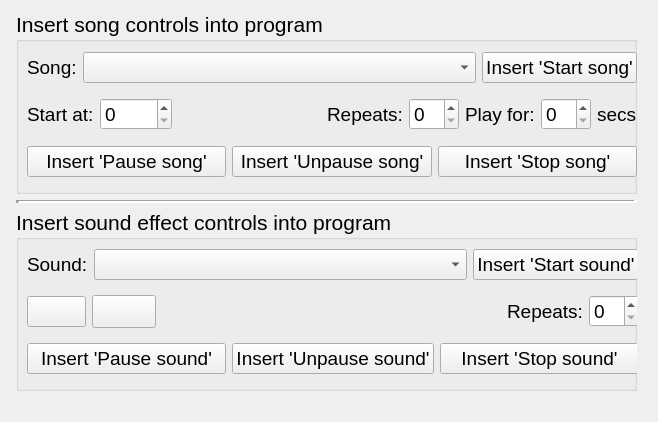
<?xml version="1.0" encoding="UTF-8"?>
<ui version="4.0">
 <class>Widget</class>
 <widget class="QWidget" name="Widget">
  <property name="geometry">
   <rect>
    <x>0</x>
    <y>0</y>
    <width>658</width>
    <height>422</height>
   </rect>
  </property>
  <property name="windowTitle">
   <string>Widget</string>
  </property>
  <widget class="QWidget" name="verticalLayoutWidget_3">
   <property name="geometry">
    <rect>
     <x>5</x>
     <y>0</y>
     <width>643</width>
     <height>402</height>
    </rect>
   </property>
   <layout class="QVBoxLayout" name="outermostVBox">
    <item>
     <widget class="QGroupBox" name="songInsertControlsGroupBox">
      <property name="sizePolicy">
       <sizepolicy hsizetype="Preferred" vsizetype="MinimumExpanding">
        <horstretch>0</horstretch>
        <verstretch>0</verstretch>
       </sizepolicy>
      </property>
      <property name="font">
       <font>
        <pointsize>16</pointsize>
       </font>
      </property>
      <property name="styleSheet">
       <string notr="true"/>
      </property>
      <property name="title">
       <string>Insert song controls into program</string>
      </property>
      <property name="flat">
       <bool>false</bool>
      </property>
      <widget class="QWidget" name="verticalLayoutWidget">
       <property name="geometry">
        <rect>
         <x>0</x>
         <y>30</y>
         <width>632</width>
         <height>147</height>
        </rect>
       </property>
       <layout class="QVBoxLayout" name="insertSongVBox">
        <item>
         <layout class="QHBoxLayout" name="songSelectHBox">
          <item>
           <widget class="QLabel" name="songLabel">
            <property name="font">
             <font>
              <pointsize>14</pointsize>
             </font>
            </property>
            <property name="text">
             <string>Song:</string>
            </property>
           </widget>
          </item>
          <item>
           <widget class="QComboBox" name="songSelectComboBox">
            <property name="sizePolicy">
             <sizepolicy hsizetype="MinimumExpanding" vsizetype="Fixed">
              <horstretch>0</horstretch>
              <verstretch>0</verstretch>
             </sizepolicy>
            </property>
            <property name="font">
             <font>
              <pointsize>14</pointsize>
             </font>
            </property>
           </widget>
          </item>
          <item>
           <widget class="QPushButton" name="songInsertSongButton">
            <property name="font">
             <font>
              <pointsize>14</pointsize>
             </font>
            </property>
            <property name="text">
             <string>Insert 'Start song'</string>
            </property>
           </widget>
          </item>
         </layout>
        </item>
        <item>
         <layout class="QHBoxLayout" name="startAtHBox">
          <item>
           <widget class="QLabel" name="songStartAtLabel">
            <property name="font">
             <font>
              <pointsize>14</pointsize>
             </font>
            </property>
            <property name="text">
             <string>Start at:</string>
            </property>
           </widget>
          </item>
          <item>
           <widget class="QSpinBox" name="songStartPosSpinBox">
            <property name="font">
             <font>
              <pointsize>14</pointsize>
             </font>
            </property>
            <property name="maximum">
             <number>3600</number>
            </property>
           </widget>
          </item>
          <item>
           <spacer name="horizontalSpacer">
            <property name="orientation">
             <enum>Qt::Horizontal</enum>
            </property>
            <property name="sizeHint" stdset="0">
             <size>
              <width>40</width>
              <height>20</height>
             </size>
            </property>
           </spacer>
          </item>
          <item>
           <widget class="QLabel" name="songRepeatsLabel">
            <property name="font">
             <font>
              <pointsize>14</pointsize>
             </font>
            </property>
            <property name="text">
             <string>Repeats:</string>
            </property>
           </widget>
          </item>
          <item>
           <widget class="QSpinBox" name="songRepeatsSpinBox">
            <property name="font">
             <font>
              <pointsize>14</pointsize>
             </font>
            </property>
           </widget>
          </item>
          <item>
           <widget class="QLabel" name="songPlayForLabel">
            <property name="font">
             <font>
              <pointsize>14</pointsize>
             </font>
            </property>
            <property name="text">
             <string>Play for:</string>
            </property>
           </widget>
          </item>
          <item>
           <widget class="QSpinBox" name="songPlayForSpinBox">
            <property name="font">
             <font>
              <pointsize>14</pointsize>
             </font>
            </property>
           </widget>
          </item>
          <item>
           <widget class="QLabel" name="songSecsLabel">
            <property name="font">
             <font>
              <pointsize>14</pointsize>
             </font>
            </property>
            <property name="text">
             <string>secs</string>
            </property>
           </widget>
          </item>
         </layout>
        </item>
        <item>
         <layout class="QHBoxLayout" name="songPauseUnpauseStopHBox">
          <item>
           <widget class="QPushButton" name="songInsertPauseButton">
            <property name="font">
             <font>
              <pointsize>14</pointsize>
              <italic>false</italic>
             </font>
            </property>
            <property name="text">
             <string>Insert 'Pause song'</string>
            </property>
           </widget>
          </item>
          <item>
           <widget class="QPushButton" name="songInsertUnpauseButton">
            <property name="font">
             <font>
              <pointsize>14</pointsize>
             </font>
            </property>
            <property name="text">
             <string>Insert 'Unpause song'</string>
            </property>
           </widget>
          </item>
          <item>
           <widget class="QPushButton" name="songInsertStopSongButton">
            <property name="font">
             <font>
              <pointsize>14</pointsize>
             </font>
            </property>
            <property name="text">
             <string>Insert 'Stop song'</string>
            </property>
           </widget>
          </item>
         </layout>
        </item>
       </layout>
      </widget>
     </widget>
    </item>
    <item>
     <widget class="Line" name="dividerBetweenGroupBoxesLine">
      <property name="styleSheet">
       <string notr="true">color=rgb(0, 85, 0)</string>
      </property>
      <property name="lineWidth">
       <number>4</number>
      </property>
      <property name="orientation">
       <enum>Qt::Horizontal</enum>
      </property>
     </widget>
    </item>
    <item>
     <widget class="QGroupBox" name="soundInsertSoundGroupBox">
      <property name="sizePolicy">
       <sizepolicy hsizetype="Preferred" vsizetype="MinimumExpanding">
        <horstretch>0</horstretch>
        <verstretch>0</verstretch>
       </sizepolicy>
      </property>
      <property name="font">
       <font>
        <pointsize>16</pointsize>
       </font>
      </property>
      <property name="styleSheet">
       <string notr="true">background-color=rgb(21, 103, 8)</string>
      </property>
      <property name="title">
       <string>Insert sound effect controls into program</string>
      </property>
      <property name="flat">
       <bool>false</bool>
      </property>
      <widget class="QWidget" name="verticalLayoutWidget_2">
       <property name="geometry">
        <rect>
         <x>0</x>
         <y>20</y>
         <width>634</width>
         <height>166</height>
        </rect>
       </property>
       <layout class="QVBoxLayout" name="insertSoundVBox">
        <item>
         <layout class="QHBoxLayout" name="soundInsertHBox">
          <item>
           <widget class="QLabel" name="soundPickSoundLabel">
            <property name="font">
             <font>
              <pointsize>14</pointsize>
             </font>
            </property>
            <property name="text">
             <string>Sound:</string>
            </property>
           </widget>
          </item>
          <item>
           <widget class="QComboBox" name="soundSelectComboBox">
            <property name="sizePolicy">
             <sizepolicy hsizetype="MinimumExpanding" vsizetype="Fixed">
              <horstretch>0</horstretch>
              <verstretch>0</verstretch>
             </sizepolicy>
            </property>
            <property name="font">
             <font>
              <pointsize>14</pointsize>
             </font>
            </property>
           </widget>
          </item>
          <item>
           <widget class="QPushButton" name="soundInsertSoundButton">
            <property name="font">
             <font>
              <pointsize>14</pointsize>
             </font>
            </property>
            <property name="text">
             <string>Insert 'Start sound'</string>
            </property>
           </widget>
          </item>
         </layout>
        </item>
        <item>
         <layout class="QHBoxLayout" name="soundPlayStopHBox">
          <item>
           <widget class="QPushButton" name="soundTestPlayButton">
            <property name="font">
             <font>
              <pointsize>14</pointsize>
             </font>
            </property>
            <property name="text">
             <string/>
            </property>
            <property name="icon">
             <iconset>
              <normaloff>../../img/play.png</normaloff>../../img/play.png</iconset>
            </property>
            <property name="iconSize">
             <size>
              <width>25</width>
              <height>25</height>
             </size>
            </property>
           </widget>
          </item>
          <item>
           <widget class="QPushButton" name="soundTestStopButton">
            <property name="text">
             <string/>
            </property>
            <property name="icon">
             <iconset>
              <normaloff>../../img/stop.png</normaloff>../../img/stop.png</iconset>
            </property>
            <property name="iconSize">
             <size>
              <width>25</width>
              <height>25</height>
             </size>
            </property>
           </widget>
          </item>
          <item>
           <spacer name="horizontalSpacer_2">
            <property name="orientation">
             <enum>Qt::Horizontal</enum>
            </property>
            <property name="sizeHint" stdset="0">
             <size>
              <width>40</width>
              <height>20</height>
             </size>
            </property>
           </spacer>
          </item>
          <item>
           <widget class="QLabel" name="soundRepeatsLabel">
            <property name="font">
             <font>
              <pointsize>14</pointsize>
             </font>
            </property>
            <property name="text">
             <string>Repeats:</string>
            </property>
           </widget>
          </item>
          <item>
           <widget class="QSpinBox" name="soundRepeatsSpinBox">
            <property name="font">
             <font>
              <pointsize>14</pointsize>
             </font>
            </property>
           </widget>
          </item>
         </layout>
        </item>
        <item>
         <layout class="QHBoxLayout" name="horizontalLayout">
          <item>
           <widget class="QPushButton" name="soundInsertPauseButton">
            <property name="font">
             <font>
              <pointsize>14</pointsize>
             </font>
            </property>
            <property name="text">
             <string>Insert 'Pause sound'</string>
            </property>
           </widget>
          </item>
          <item>
           <widget class="QPushButton" name="soundInsertUnpauseButton">
            <property name="font">
             <font>
              <pointsize>14</pointsize>
             </font>
            </property>
            <property name="text">
             <string>Insert 'Unpause sound'</string>
            </property>
           </widget>
          </item>
          <item>
           <widget class="QPushButton" name="soundInsertStopButton">
            <property name="font">
             <font>
              <pointsize>14</pointsize>
             </font>
            </property>
            <property name="text">
             <string>Insert 'Stop sound'</string>
            </property>
           </widget>
          </item>
         </layout>
        </item>
       </layout>
      </widget>
      <zorder>horizontalLayoutWidget_4</zorder>
      <zorder>verticalLayoutWidget_2</zorder>
     </widget>
    </item>
   </layout>
  </widget>
 </widget>
 <layoutdefault spacing="6" margin="11"/>
 <resources/>
 <connections/>
</ui>
